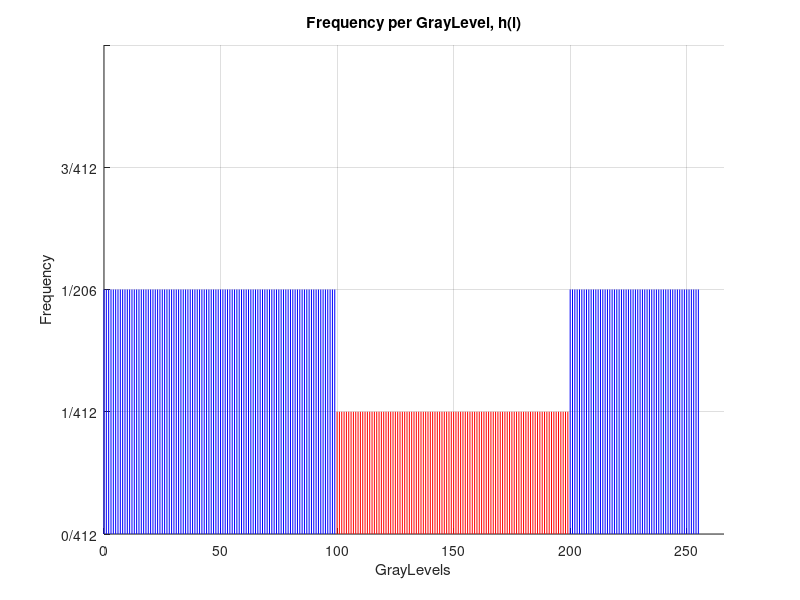
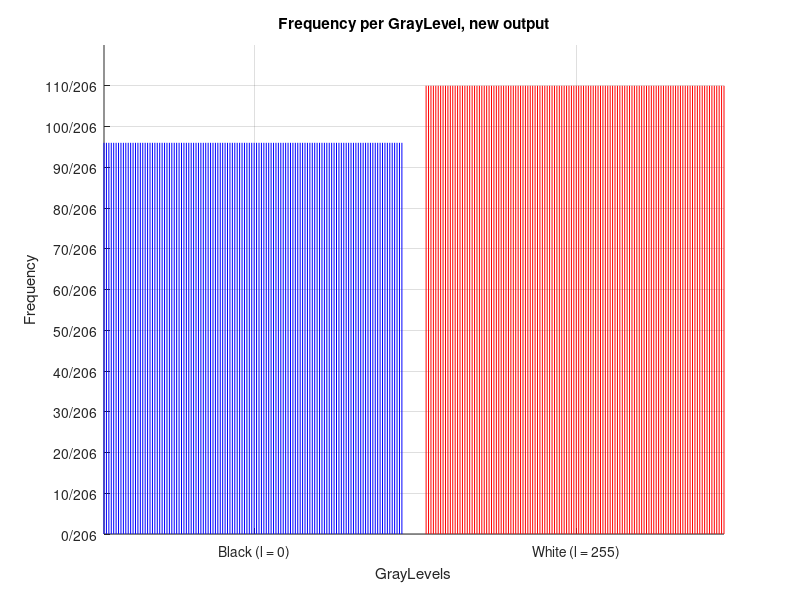

Write the MATLAB code that produced these figures, in order.

figure(1)
grid on; hold on;

for i = 0 : 99
    plot([i i], [0 2], 'b')
end
for i = 100 : 199
    plot([i i], [0 1], 'r')
end
for i = 200 : 255
    plot([i i], [0 2], 'b')
end

xlim([0, 266])
ylim([0 4])
yticks([0 1 2 3 4])
yticklabels({'0/412','1/412','1/206', '3/412'})
xlabel('GrayLevels')
ylabel('Frequency')
title('Frequency per GrayLevel, h(l)')

figure(2)
grid on; hold on;

for i = 0 : 123
    plot([i i], [0 48], 'b')
end
for i = 133 : 256
    plot([i i], [0 55], 'r')
end
xlim([0 256])
ylim([0 60])
xticks([62 195])
xticklabels({'Black (l = 0)','White (l = 255)'})
yticks(0:5:55)
yticklabels({'0/206', '10/206', '20/206', '30/206', '40/206', '50/206', '60/206', '70/206', '80/206', '90/206', '100/206','110/206'})
xlabel('GrayLevels')
ylabel('Frequency')
title('Frequency per GrayLevel, new output')